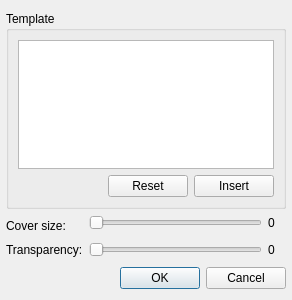
<?xml version="1.0" encoding="UTF-8"?>
<ui version="4.0">
 <class>PopupSettings</class>
 <widget class="QDialog" name="PopupSettings">
  <property name="geometry">
   <rect>
    <x>0</x>
    <y>0</y>
    <width>292</width>
    <height>300</height>
   </rect>
  </property>
  <property name="windowTitle">
   <string>Popup Information Settings</string>
  </property>
  <layout class="QGridLayout" name="gridLayout">
   <property name="leftMargin">
    <number>6</number>
   </property>
   <property name="rightMargin">
    <number>6</number>
   </property>
   <property name="bottomMargin">
    <number>6</number>
   </property>
   <item row="1" column="2">
    <widget class="QSlider" name="coverSizeSlider">
     <property name="minimum">
      <number>32</number>
     </property>
     <property name="maximum">
      <number>128</number>
     </property>
     <property name="singleStep">
      <number>1</number>
     </property>
     <property name="pageStep">
      <number>16</number>
     </property>
     <property name="orientation">
      <enum>Qt::Horizontal</enum>
     </property>
    </widget>
   </item>
   <item row="1" column="3">
    <widget class="QLabel" name="coverSizeLabel">
     <property name="text">
      <string>0</string>
     </property>
    </widget>
   </item>
   <item row="3" column="0" colspan="2">
    <widget class="QLabel" name="label_4">
     <property name="text">
      <string>Transparency:</string>
     </property>
    </widget>
   </item>
   <item row="3" column="2">
    <widget class="QSlider" name="transparencySlider">
     <property name="maximum">
      <number>90</number>
     </property>
     <property name="orientation">
      <enum>Qt::Horizontal</enum>
     </property>
    </widget>
   </item>
   <item row="3" column="3">
    <widget class="QLabel" name="trasparencyLabel">
     <property name="minimumSize">
      <size>
       <width>18</width>
       <height>0</height>
      </size>
     </property>
     <property name="text">
      <string>0</string>
     </property>
    </widget>
   </item>
   <item row="5" column="0" colspan="4">
    <layout class="QHBoxLayout" name="horizontalLayout">
     <item>
      <spacer>
       <property name="orientation">
        <enum>Qt::Horizontal</enum>
       </property>
       <property name="sizeHint" stdset="0">
        <size>
         <width>131</width>
         <height>31</height>
        </size>
       </property>
      </spacer>
     </item>
     <item>
      <widget class="QDialogButtonBox" name="buttonBox">
       <property name="sizePolicy">
        <sizepolicy hsizetype="Maximum" vsizetype="Fixed">
         <horstretch>0</horstretch>
         <verstretch>0</verstretch>
        </sizepolicy>
       </property>
       <property name="standardButtons">
        <set>QDialogButtonBox::Cancel|QDialogButtonBox::Ok</set>
       </property>
      </widget>
     </item>
    </layout>
   </item>
   <item row="1" column="0" rowspan="2">
    <widget class="QLabel" name="label_5">
     <property name="text">
      <string>Cover size:</string>
     </property>
    </widget>
   </item>
   <item row="0" column="0" colspan="4">
    <widget class="QGroupBox" name="groupBox_3">
     <property name="title">
      <string>Template</string>
     </property>
     <layout class="QGridLayout" name="gridLayout_4">
      <item row="0" column="0" colspan="3">
       <widget class="QPlainTextEdit" name="textEdit">
        <property name="sizePolicy">
         <sizepolicy hsizetype="Preferred" vsizetype="Expanding">
          <horstretch>0</horstretch>
          <verstretch>0</verstretch>
         </sizepolicy>
        </property>
       </widget>
      </item>
      <item row="1" column="0">
       <spacer name="horizontalSpacer_2">
        <property name="orientation">
         <enum>Qt::Horizontal</enum>
        </property>
        <property name="sizeHint" stdset="0">
         <size>
          <width>138</width>
          <height>20</height>
         </size>
        </property>
       </spacer>
      </item>
      <item row="1" column="1">
       <widget class="QPushButton" name="resetButton">
        <property name="text">
         <string>Reset</string>
        </property>
       </widget>
      </item>
      <item row="1" column="2">
       <widget class="QPushButton" name="insertButton">
        <property name="text">
         <string>Insert</string>
        </property>
       </widget>
      </item>
     </layout>
    </widget>
   </item>
  </layout>
 </widget>
 <resources/>
 <connections>
  <connection>
   <sender>buttonBox</sender>
   <signal>accepted()</signal>
   <receiver>PopupSettings</receiver>
   <slot>accept()</slot>
   <hints>
    <hint type="sourcelabel">
     <x>281</x>
     <y>286</y>
    </hint>
    <hint type="destinationlabel">
     <x>62</x>
     <y>299</y>
    </hint>
   </hints>
  </connection>
  <connection>
   <sender>buttonBox</sender>
   <signal>rejected()</signal>
   <receiver>PopupSettings</receiver>
   <slot>reject()</slot>
   <hints>
    <hint type="sourcelabel">
     <x>281</x>
     <y>286</y>
    </hint>
    <hint type="destinationlabel">
     <x>95</x>
     <y>299</y>
    </hint>
   </hints>
  </connection>
  <connection>
   <sender>transparencySlider</sender>
   <signal>valueChanged(int)</signal>
   <receiver>trasparencyLabel</receiver>
   <slot>setNum(int)</slot>
   <hints>
    <hint type="sourcelabel">
     <x>258</x>
     <y>251</y>
    </hint>
    <hint type="destinationlabel">
     <x>282</x>
     <y>251</y>
    </hint>
   </hints>
  </connection>
  <connection>
   <sender>coverSizeSlider</sender>
   <signal>valueChanged(int)</signal>
   <receiver>coverSizeLabel</receiver>
   <slot>setNum(int)</slot>
   <hints>
    <hint type="sourcelabel">
     <x>258</x>
     <y>223</y>
    </hint>
    <hint type="destinationlabel">
     <x>282</x>
     <y>223</y>
    </hint>
   </hints>
  </connection>
 </connections>
</ui>
